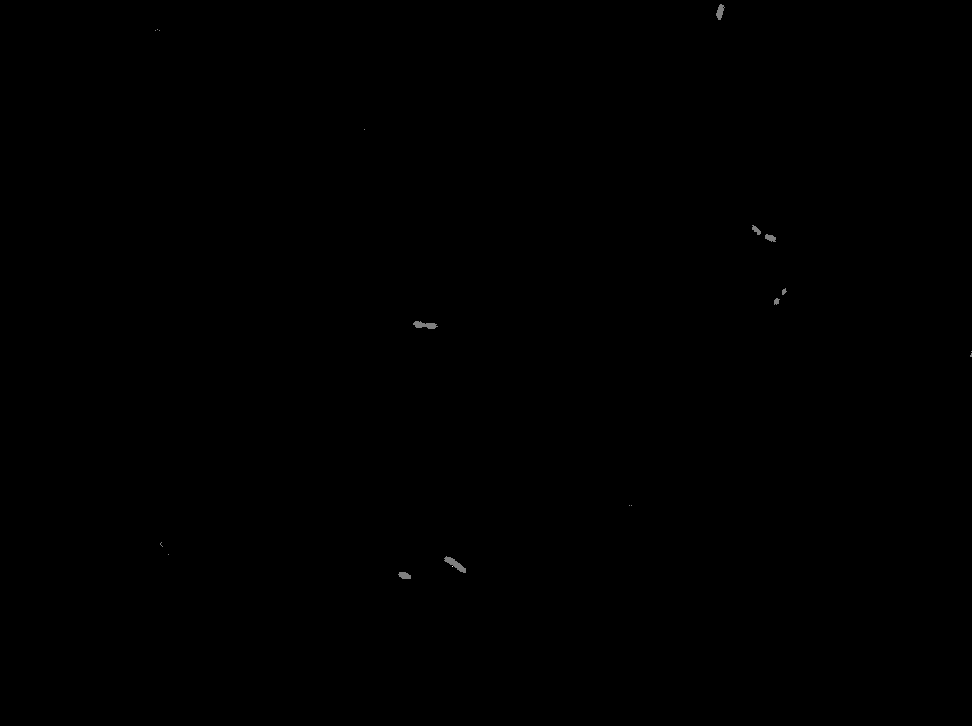
#> input picture data/HG105_images/noLac_FITC_0000.tif, 972 x 726 px, shrunk from 1392 x 1040 before the run
$ python -i image_proc_practice.py   (imports and definitions only)
#> lines starting #> are read from the running program, lines starting #| are printed output that depends on the picture; after the words box and inside, x2 and y2 are one past the last pixel; in counts of white or black regions, pixels touching at a corner belong together
#> further down, picture is the input picture: shape (726, 972); min 0, max 2, mean 0.000852

import numpy as np
import skimage.io
import skimage.measure
import skimage.filters
import skimage.segmentation

def segment(img, thresh=None, med_width=3, blur_width=50, area_thresh=300):
    """ Returns a labeled segmentation mask """
#> called with med_width = 3, blur_width = 50, area_thresh = 300

    # median filter to deal with 'hot'/bad pixels
    selem = skimage.morphology.square(med_width)
    img_filt = skimage.filters.median(img, selem)
#> img_filt: shape (726, 972); values 0 (black) and 1 (white), 0.08% white; 9 white regions (2 under 20 px), largest, box (x1, y1, x2, y2) and area: (444, 557, 466, 573) 140, (413, 321, 437, 329) 124, (716, 4, 724, 20) 82

    # substracting out a blurred version of the image to approximate background subtraction
    # second argument is a pixel dimension of filter, i think
    img_blur = skimage.filters.gaussian(img_filt, blur_width)
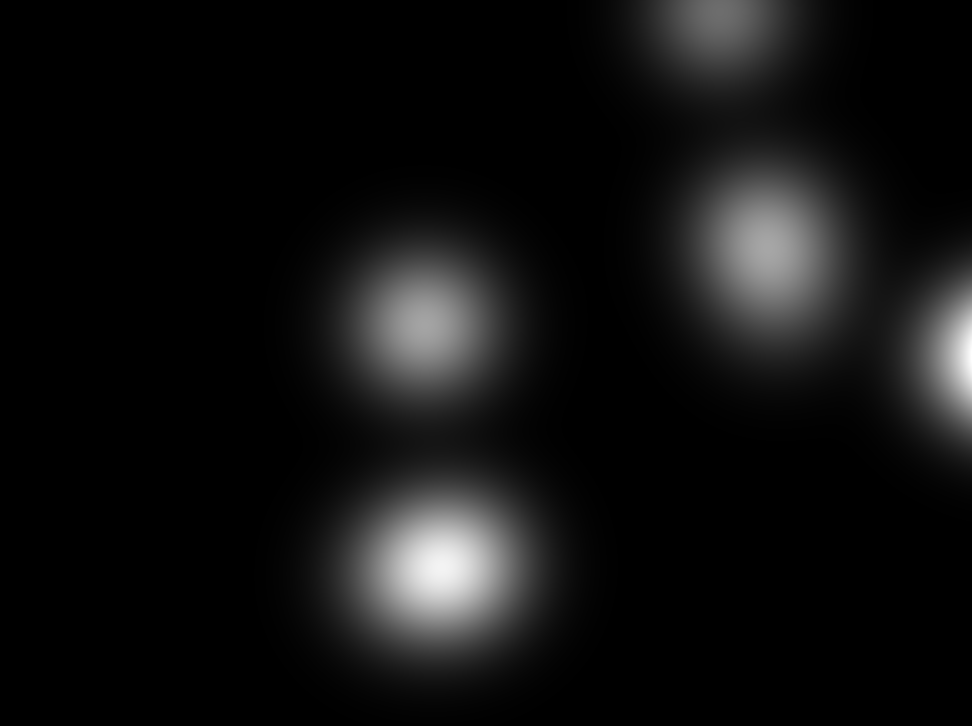
#> img_blur: shape (726, 972) float64; min 0, max 4.76e-05, mean 3.26e-06; drawn with min black and max white

    # need to convert data types to background subtract
    img_float = skimage.img_as_float(img)
    assert img_float.dtype == img_blur.dtype
    img_sub = img_float - img_blur

    if thresh == None:
        thresh = skimage.filters.threshold_otsu(img_sub)
#> thresh = -1.55e-06

    img_thresh = img_sub > thresh
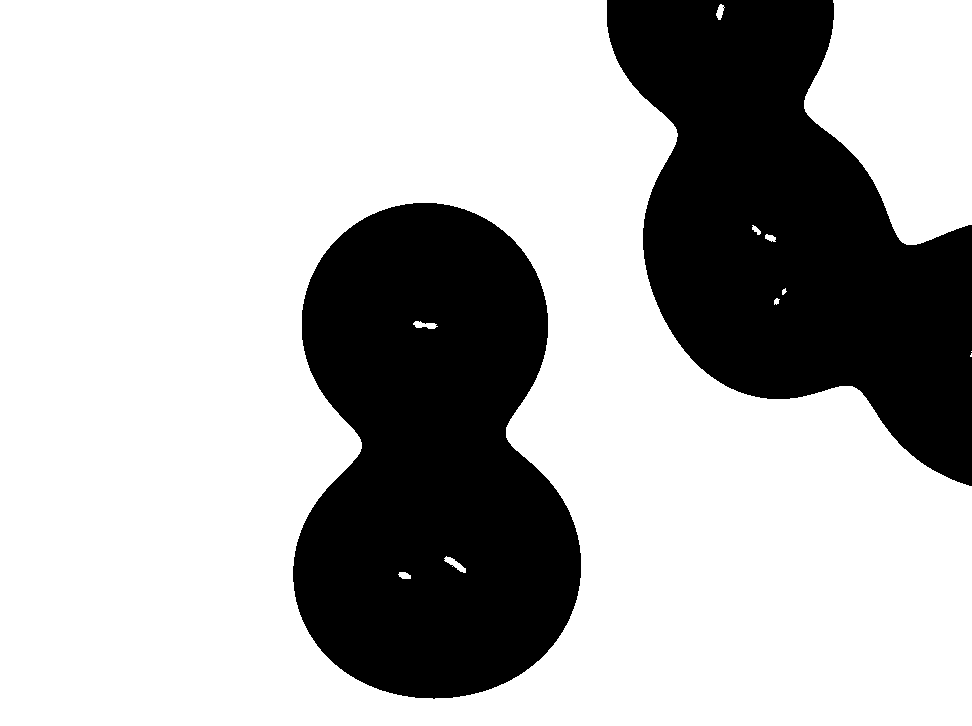
#> img_thresh: shape (726, 972) bool; 70.5% white; 2 black regions

    seg_lab, num_cells = skimage.measure.label(img_thresh, return_num=True, background=0)
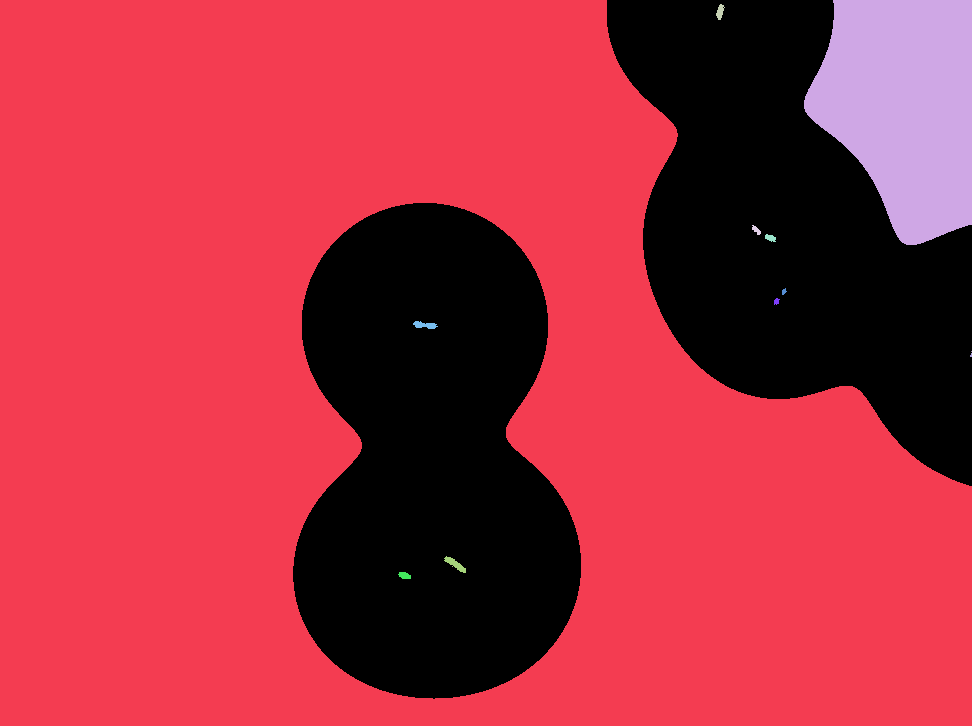
#> seg_lab: shape (726, 972) int32; 13 distinct labels, from 0 to 12; one colour per label, 0 black
#> num_cells = 12
    # why isn't 0 background? is the background label included here? TODO
    props = skimage.measure.regionprops(seg_lab)
#> props = 12 regions; largest, box (x1, y1, x2, y2) and area: (0, 0, 972, 726) 466096, (804, 0, 972, 245) 30574, (444, 556, 466, 573) 144, (413, 321, 438, 329) 124, (716, 4, 725, 20) 85
    areas = np.array([prop.area for prop in props])
#> areas = [466096, 30574, 85, 47, 60, 22, 29, 124, 1, 6, 144, 70]

    # make a copy since we will be changing this image in the loop below
    im_cells = np.copy(seg_lab) > 0

    seg_lab = skimage.segmentation.clear_border(seg_lab)
#> seg_lab: shape (726, 972) int32; 9 distinct labels, from 0 to 12

    for i in range(len(areas)):
        # filter out things too small
        if areas[i] < area_thresh:
            im_cells[seg_lab == props[i].label] = 0
#> this loop made 12 passes
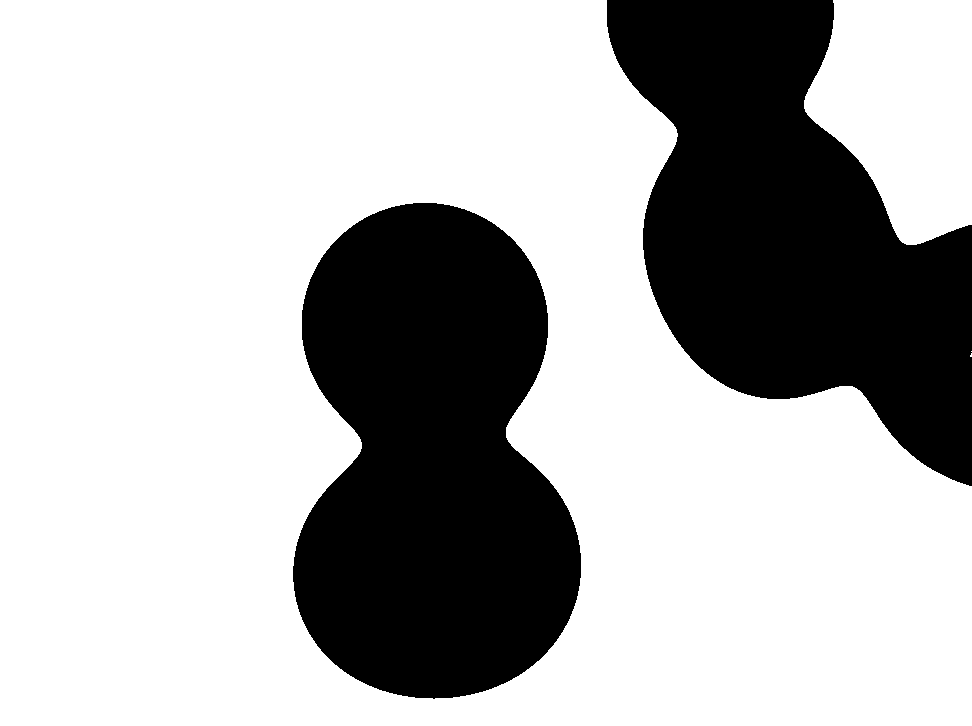
#> im_cells: shape (726, 972) bool; 70.4% white; 2 black regions, box (x1, y1, x2, y2) and area: (293, 203, 581, 699) 107623, (607, 0, 972, 486) 101372

    # what does this do?
    area_filt_lab = skimage.measure.label(im_cells)
#> area_filt_lab: shape (726, 972) int32; 5 distinct labels, from 0 to 4

    # remove objects near / touching image border TODO
    # pos_filt_lab = sk

    return area_filt_lab

# cfp_im = skimage.io.imread('../../data/bsub_100x_cfp.tif')

>>> import cv2
>>> picture = cv2.imread('../../data/HG105_images/noLac_FITC_0000.tif', cv2.IMREAD_GRAYSCALE)
>>> result = segment(picture)
